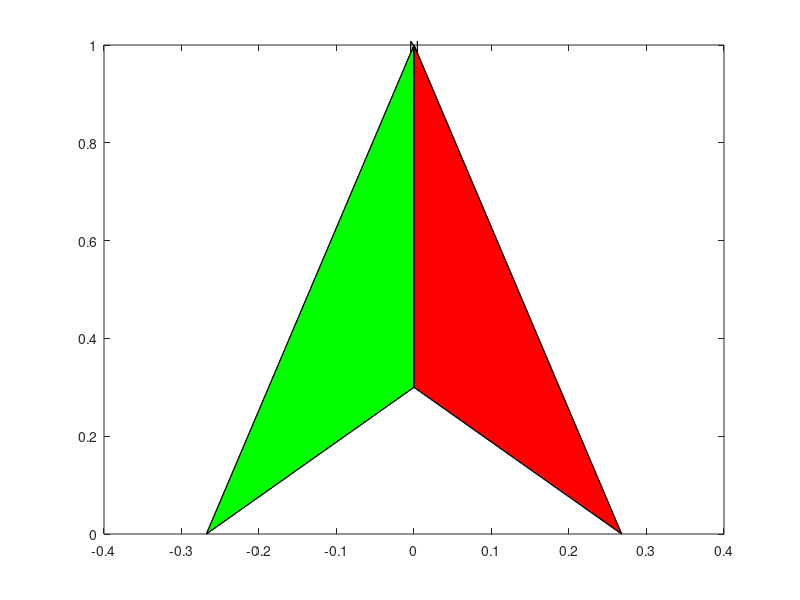

MATLAB code to generate this figure: (Note: this script raises an error after producing the figure.)
function handles = north_arrow(lab,H,hh,tt,pos,rot,cL,cR,opt);
%NORTH_ARROW   Draw direction arrow
%
%         ^       ^    HH = h/H
%        /|\      |    o  = origin, pos
%       / | \
%      /  |  \    H
%     / / h \ \
%    /    o    \  |
%                 |
%    < -- b -- >  v
%
%   Syntax:
%      HANDLES = NORTH_ARROW(LAB,H,HH,TT,POS,ROT,CL,CR,OPT)
%
%   Inputs:
%      LAB   Text to insert at arrow tip [ 'N' ]
%      H     Height [ 1 ]
%      HH    h/HH, see scheme above [ 0.3 ]
%      TT    Angle (deg) [ 30 ]
%      POS   Position, point o [ <x y> {<0 0>} ]
%      ROT   Rotation [ 0 ]
%      CL    Color to fill left side [ 'g' ]
%      CR    Color to fill right side [ 'r' ]
%      OPT   Plot options of the plotted lines [ 'k' ]
%
%   Output:
%      HANDLES   Handles to text, fill and plot
%
%   Examples:
%      figure
%      north_arrow('W',1,.3,30,[1 1],30,'r','w','k');
%      axis equal, ylim([.8 2.2]);
%
%   MMA 13-8-2002, martinho@fis.ua.pt

%   Department of physics
%   University of Aveiro

if nargin < 9,  opt = 'k';   end
if nargin < 8,  cR  = 'r';   end
if nargin < 7,  cL  = 'g';   end
if nargin < 6,  rot = 0;     end
if nargin < 5,  pos = [0 0]; end
if nargin < 4,  tt  = 30;    end
if nargin < 3,  hh  = .3;    end
if nargin < 2,  H   = 1;     end
if nargin < 1,  lab = 'N';   end

h2=hh*H;
tt=tt*pi/180;
b=2*tan(tt/2)*H;

X=[0 b/2 0 -b/2 0 0];
Y=[h2 0 H 0 h2 H];
[X,Y]=rot2d(X,Y,rot);
xL=[-b/2 0 0 -b/2];
yL=[0 h2 H 0];
[xL,yL]=rot2d(xL,yL,rot);
xR=[0 b/2 0 0];
yR=[h2 0 H h2];
[xR,yR]=rot2d(xR,yR,rot);

h=ishold;
handles.fillL=fill(xL+pos(1),yL+pos(2),cL); 
hold on
handles.fillR=fill(xR+pos(1),yR+pos(2),cR);
handles.plot=plot(X+pos(1),Y+pos(2),opt);
handles.text=text(X(3)+pos(1),Y(3)+pos(2),lab);
set(handles.text,'HorizontalAlignment','center');
set(handles.text,'VerticalAlignmen','bottom');
set(handles.text,'rotation',rot);

if ~h
  hold off
end

function [x,y] = rot2d(xi,yi,teta)
teta=teta*pi/180;
[th,r]=cart2pol(xi,yi);
[x,y]=pol2cart(th+teta,r);
